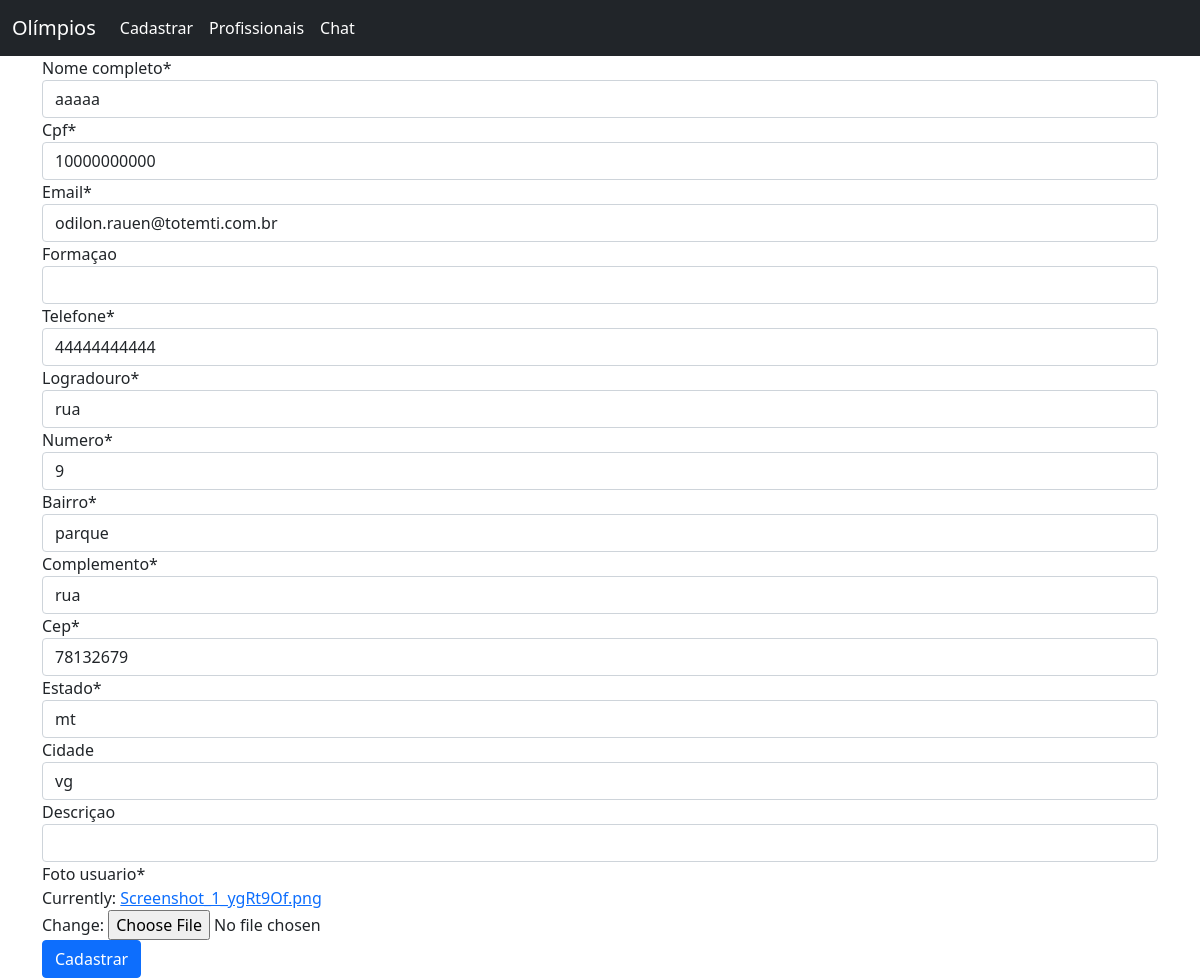
/editar_diarista/6, run on the app's committed database.
### web/models.py (models this page shows)
class Diarista(models.Model):
    nome_completo = models.CharField(max_length=100, null=False, blank=False)
    cpf = models.CharField(max_length=11, null=False, blank=False, unique=True)
    email = models.EmailField(null=False, blank=False, unique=True)
    formaçao = models.CharField(max_length=30, null=False, blank=True)
    telefone = models.CharField(max_length=11, null=False, blank=False)
    logradouro = models.CharField(max_length=60, null=False, blank=False)
    numero = models.IntegerField(null=False, blank=False)
    bairro = models.CharField(max_length=30, null=False, blank=False)
    complemento = models.CharField(max_length=100, null=False, blank=False)
    cep = models.CharField(max_length=8, null=False, blank=False)
    estado = models.CharField(max_length=2, null=False, blank=False)
    cidade = models.CharField(max_length=30, null=False, blank=True)
    descriçao = models.CharField(max_length=200, null=False, blank=True)
    codigo_ibge = models.IntegerField(null=False, blank=False)
    foto_usuario = models.ImageField(null=False)

### web/views.py (the view)
# urls.py: path('editar_diarista/<int:diarista_id>', editar_diarista, name='editar_diarista'),
def editar_diarista(request, diarista_id):
    diarista = Diarista.objects.get(id=diarista_id)
    if request.method == "POST":
        form_diarista = diarista_form.DiaristaForm(request.POST or None, request.FILES, instance=diarista)
        if form_diarista.is_valid():
            form_diarista.save()
            return redirect('listar_diaristas')
    else:
        form_diarista = diarista_form.DiaristaForm(instance=diarista)
    return render(request, 'form_diarista.html', {'form_diarista': form_diarista})

### web/forms/diarista_form.py (shortened to what this page needs)
class DiaristaForm(forms.ModelForm):
    cpf = forms.CharField(widget=forms.TextInput(attrs={'data-mask': "000.000.000-00"}))
    cep = forms.CharField(widget=forms.TextInput(attrs={'data-mask': "00000-000"}))
    telefone = forms.CharField(widget=forms.TextInput(attrs={'data-mask': "(00) 00000-0000"}))
    class Meta:
        model = Diarista
        exclude = ('codigo_ibge', )

### web/templates/form_diarista.html (shortened to what this page needs)
{% extends 'base.html' %}
 {% load crispy_forms_tags %}
  {% block conteudo %}
<form method="post" enctype="multipart/form-data">
  {{form_diarista|crispy}}
  <button type="submit" class="btn btn-primary">Cadastrar</button>
</form>
{% endblock conteudo %}

### data on the page
Diarista: nome_completo "aaaaa", cpf "10000000000", email "odilon.rauen@totemti.com.br", telefone "44444444444", logradouro "rua", numero "9", bairro "parque", complemento "rua", cep "78132679", estado "mt", cidade "vg"
